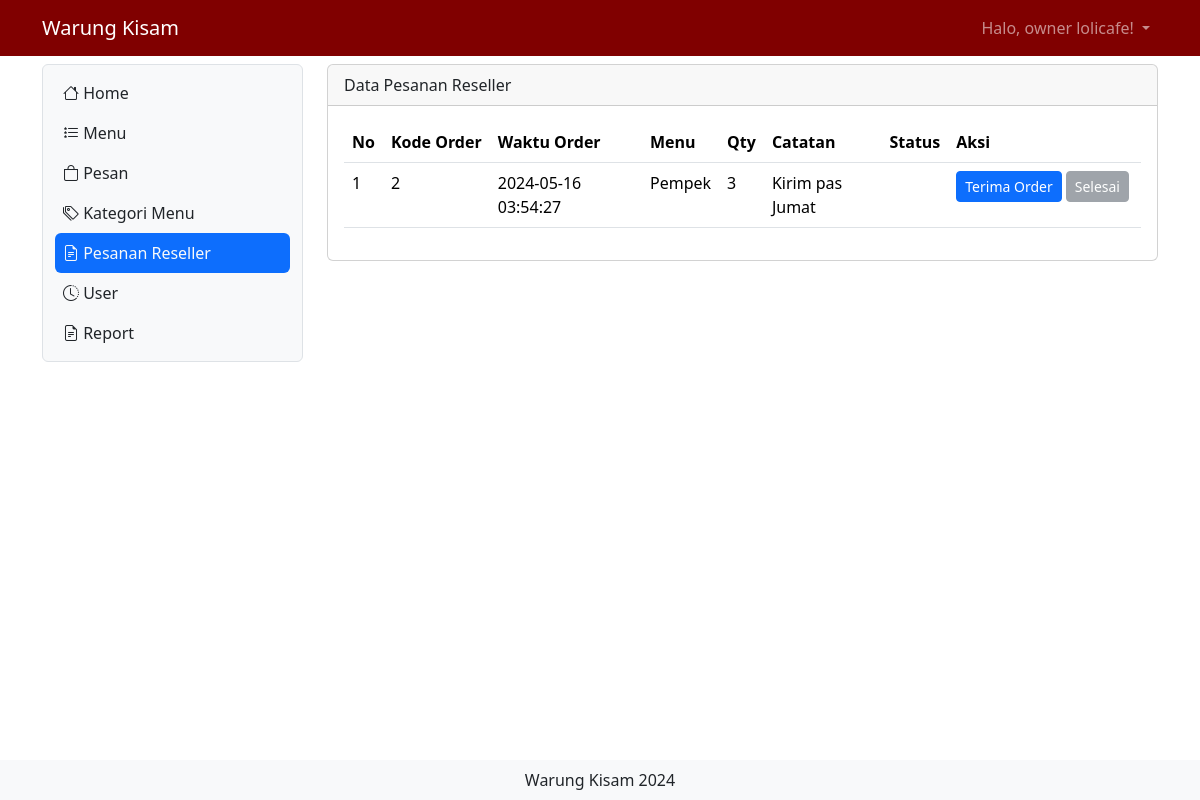
The page /home.php?x=olahpesan (signed in) on the database its author committed.
### tables this page shows
CREATE TABLE `user` (
  `id` int(11) NOT NULL,
  `nama` varchar(255) NOT NULL,
  `username` varchar(255) NOT NULL,
  `level` int(1) DEFAULT NULL,
  `no_hp` varchar(255) NOT NULL,
  `alamat` varchar(255) NOT NULL,
  `password` varchar(50) NOT NULL
);

CREATE TABLE `list_pesan` (
  `id_list_order` int(11) NOT NULL,
  `menu` int(11) DEFAULT NULL,
  `kode_order` int(30) DEFAULT NULL,
  `jumlah` int(11) DEFAULT NULL,
  `catatan` varchar(255) DEFAULT NULL,
  `status` varchar(30) DEFAULT NULL
);

CREATE TABLE `pesan` (
  `id_order` int(30) NOT NULL,
  `pelanggan` varchar(255) NOT NULL,
  `meja` int(11) NOT NULL,
  `pelayan` int(11) DEFAULT NULL,
  `waktu_order` timestamp NULL DEFAULT current_timestamp() ON UPDATE current_timestamp()
);

CREATE TABLE `daftar_menu` (
  `id_menu` int(11) NOT NULL,
  `foto` varchar(255) NOT NULL,
  `nama_menu` varchar(255) NOT NULL,
  `keterangan` varchar(255) NOT NULL,
  `kategori` int(2) NOT NULL,
  `harga` varchar(255) NOT NULL,
  `stok` varchar(255) NOT NULL
);

### olahpesan.php (the view, shortened to what this page needs)
<?php
include "proses/connect.php";
$query = mysqli_query($conn, "SELECT * FROM list_pesan
 LEFT JOIN pesan ON pesan.id_order = list_pesan.kode_order
 LEFT JOIN daftar_menu ON daftar_menu.id_menu = list_pesan.menu
 LEFT JOIN pembayaran ON pembayaran.id_pembayaran = pesan.id_order
 ORDER BY waktu_order DESC");
while ($record = mysqli_fetch_array($query)) {
    $result[] = $record;
}
?>
<div class="col-lg-9 mt-2">
    <div class="card">
        <div class="card-header">
            Data Pesanan Reseller
        </div>
        <div class="card-body">
            <?php
            if (empty($result)) {
                echo "Data Menu tidak ada/belum diisi";
            } else {
                    ?>
                <div class="table-responsive">
                    <table class="table table-hover">
                        <thead>
                            <tr class="text-nowrap">
                                <th scope="col">No</th>
                                <th scope="col">Kode Order</th>
                                <th scope="col">Waktu Order</th>
                                <th scope="col">Menu</th>
                                <th scope="col">Qty</th>
                                <th scope="col">Catatan</th>
                                <th scope="col">Status</th>
                                <th scope="col">Aksi</th>
                            </tr>
                        </thead>
                        <tbody>
                            <?php
                            $no = 1;
                            foreach ($result as $row) {
                                if($row['status'] != 2){
                                ?>
                                <tr>
                                    <td>
                                        <?php echo $no++ ?>
                                    </td>
                                    <td>
                                        <?php echo $row['kode_order'] ?>
                                    </td>
                                    <td>
                                        <?php echo $row['waktu_order'] ?>
                                    </td>
                                    <td>
                                        <?php echo $row['nama_menu'] ?>
                                    </td>
                                    <td>
                                        <?php echo $row['jumlah'] ?>
                                    </td>
                                    <td>
                                        <?php echo $row['catatan'] ?>
                                    </td>
                                    <td>
                                    </td>
                                    <td>
                                        <div class="d-flex">
                                            <button class="<?php echo (!empty($row['status'])) ? "btn btn-secondary  btn-sm me-1 text-nowrap disabled" : "btn btn-primary btn-sm me-1 text-nowrap" ;?>" data-bs-toggle="modal"
                                                data-bs-target="#terima<?php echo $row['id_list_order'] ?>">Terima Order</button>
                                            <button class="<?php echo (empty($row['status']) || $row['status']!=1) ? "btn btn-secondary btn-sm me-1 text-nowrap disabled" : "btn btn-success btn-sm me-1 text-nowrap" ;?>" data-bs-toggle="modal"
                                                data-bs-target="#kirim<?php echo $row['id_list_order'] ?>">Selesai</button>
                                        </div>
                                    </td>
                                </tr>
                                <?php
                                }
                            }
                            ?>
                        </tbody>
                    </table>
                    <?php
            }
            ?>
            </div>
        </div>
    </div>
</div>

### header.php (shortened to what this page needs)
<?php
include "proses/connect.php";
$query = mysqli_query($conn, "SELECT * FROM user WHERE username='$_SESSION[username_warungkisam]'");
?>
<nav class="navbar navbar-dark navbar-expand" style="background-color: maroon">
    <div class="container-lg">
        <a class="navbar-brand" href="index.php">Warung Kisam</a>
        <div class="collapse navbar-collapse justify-content-end" id="navbarNavDropdown">
            <ul class="navbar-nav">
                <li class="nav-item dropdown">
                    <a class="nav-link dropdown-toggle" href="#" role="button" data-bs-toggle="dropdown"
                        aria-expanded="false">
                        Halo,
                        <?php echo $hasil['nama']; ?>!
                    </a>
                </li>
            </ul>
        </div>
    </div>
</nav>

### rows shown on the page
user: nama "owner lolicafe"
list_pesan: kode_order "2", kode_order.waktu_order "2024-05-16 03:54:27", menu.nama_menu "Pempek", jumlah "3", catatan "Kirim pas Jumat"
